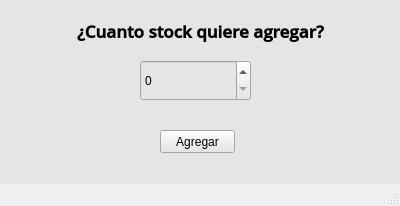
<?xml version="1.0" encoding="UTF-8"?>
<ui version="4.0">
 <class>MainWindow</class>
 <widget class="QMainWindow" name="MainWindow">
  <property name="geometry">
   <rect>
    <x>0</x>
    <y>0</y>
    <width>400</width>
    <height>206</height>
   </rect>
  </property>
  <property name="minimumSize">
   <size>
    <width>400</width>
    <height>206</height>
   </size>
  </property>
  <property name="maximumSize">
   <size>
    <width>400</width>
    <height>206</height>
   </size>
  </property>
  <property name="windowTitle">
   <string>MainWindow</string>
  </property>
  <widget class="QWidget" name="centralwidget">
   <widget class="QFrame" name="frame">
    <property name="geometry">
     <rect>
      <x>-10</x>
      <y>-10</y>
      <width>421</width>
      <height>201</height>
     </rect>
    </property>
    <property name="minimumSize">
     <size>
      <width>421</width>
      <height>201</height>
     </size>
    </property>
    <property name="maximumSize">
     <size>
      <width>421</width>
      <height>201</height>
     </size>
    </property>
    <property name="styleSheet">
     <string notr="true">background-color: rgb(229, 229, 229);</string>
    </property>
    <property name="frameShape">
     <enum>QFrame::StyledPanel</enum>
    </property>
    <property name="frameShadow">
     <enum>QFrame::Raised</enum>
    </property>
    <widget class="QLabel" name="labelTitulo">
     <property name="geometry">
      <rect>
       <x>80</x>
       <y>20</y>
       <width>261</width>
       <height>41</height>
      </rect>
     </property>
     <property name="font">
      <font>
       <family>Open Sans Semibold</family>
       <pointsize>13</pointsize>
       <weight>75</weight>
       <bold>true</bold>
      </font>
     </property>
     <property name="styleSheet">
      <string notr="true"/>
     </property>
     <property name="text">
      <string>¿Cuanto stock quiere agregar?</string>
     </property>
     <property name="alignment">
      <set>Qt::AlignCenter</set>
     </property>
    </widget>
    <widget class="QSpinBox" name="spinBox">
     <property name="geometry">
      <rect>
       <x>150</x>
       <y>70</y>
       <width>111</width>
       <height>41</height>
      </rect>
     </property>
    </widget>
    <widget class="QPushButton" name="pushButton">
     <property name="geometry">
      <rect>
       <x>170</x>
       <y>140</y>
       <width>75</width>
       <height>23</height>
      </rect>
     </property>
     <property name="text">
      <string>Agregar</string>
     </property>
    </widget>
   </widget>
  </widget>
  <widget class="QMenuBar" name="menubar">
   <property name="geometry">
    <rect>
     <x>0</x>
     <y>0</y>
     <width>400</width>
     <height>21</height>
    </rect>
   </property>
  </widget>
  <widget class="QStatusBar" name="statusbar"/>
 </widget>
 <resources/>
 <connections/>
</ui>
